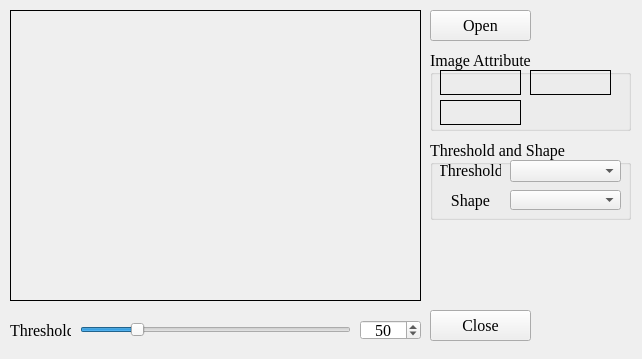
<?xml version="1.0" encoding="UTF-8"?>
<ui version="4.0">
 <class>VCOpenCV</class>
 <widget class="QMainWindow" name="VCOpenCV">
  <property name="geometry">
   <rect>
    <x>0</x>
    <y>0</y>
    <width>642</width>
    <height>359</height>
   </rect>
  </property>
  <property name="font">
   <font>
    <family>Times New Roman</family>
    <pointsize>12</pointsize>
   </font>
  </property>
  <property name="windowTitle">
   <string>VCOpenCV</string>
  </property>
  <widget class="QWidget" name="centralwidget">
   <widget class="QPushButton" name="btn_open_file">
    <property name="geometry">
     <rect>
      <x>430</x>
      <y>10</y>
      <width>101</width>
      <height>31</height>
     </rect>
    </property>
    <property name="text">
     <string>Open</string>
    </property>
   </widget>
   <widget class="QPushButton" name="btn_close">
    <property name="geometry">
     <rect>
      <x>430</x>
      <y>310</y>
      <width>101</width>
      <height>31</height>
     </rect>
    </property>
    <property name="text">
     <string>Close</string>
    </property>
   </widget>
   <widget class="QLabel" name="label">
    <property name="geometry">
     <rect>
      <x>10</x>
      <y>10</y>
      <width>411</width>
      <height>291</height>
     </rect>
    </property>
    <property name="frameShape">
     <enum>QFrame::Shape::Box</enum>
    </property>
    <property name="text">
     <string/>
    </property>
    <property name="alignment">
     <set>Qt::AlignmentFlag::AlignCenter</set>
    </property>
   </widget>
   <widget class="QGroupBox" name="groupBox">
    <property name="geometry">
     <rect>
      <x>430</x>
      <y>50</y>
      <width>201</width>
      <height>81</height>
     </rect>
    </property>
    <property name="title">
     <string>Image Attribute</string>
    </property>
    <widget class="QLabel" name="label_name">
     <property name="geometry">
      <rect>
       <x>10</x>
       <y>20</y>
       <width>81</width>
       <height>25</height>
      </rect>
     </property>
     <property name="frameShape">
      <enum>QFrame::Shape::Box</enum>
     </property>
     <property name="text">
      <string/>
     </property>
     <property name="alignment">
      <set>Qt::AlignmentFlag::AlignCenter</set>
     </property>
    </widget>
    <widget class="QLabel" name="label_high">
     <property name="geometry">
      <rect>
       <x>100</x>
       <y>20</y>
       <width>81</width>
       <height>25</height>
      </rect>
     </property>
     <property name="frameShape">
      <enum>QFrame::Shape::Box</enum>
     </property>
     <property name="text">
      <string/>
     </property>
     <property name="alignment">
      <set>Qt::AlignmentFlag::AlignCenter</set>
     </property>
    </widget>
    <widget class="QLabel" name="label_width">
     <property name="geometry">
      <rect>
       <x>10</x>
       <y>50</y>
       <width>81</width>
       <height>25</height>
      </rect>
     </property>
     <property name="frameShape">
      <enum>QFrame::Shape::Box</enum>
     </property>
     <property name="text">
      <string/>
     </property>
     <property name="alignment">
      <set>Qt::AlignmentFlag::AlignCenter</set>
     </property>
    </widget>
   </widget>
   <widget class="QSlider" name="horizontalSlider">
    <property name="geometry">
     <rect>
      <x>80</x>
      <y>320</y>
      <width>271</width>
      <height>20</height>
     </rect>
    </property>
    <property name="maximum">
     <number>255</number>
    </property>
    <property name="value">
     <number>50</number>
    </property>
    <property name="orientation">
     <enum>Qt::Orientation::Horizontal</enum>
    </property>
   </widget>
   <widget class="QSpinBox" name="spinBox">
    <property name="geometry">
     <rect>
      <x>360</x>
      <y>320</y>
      <width>61</width>
      <height>20</height>
     </rect>
    </property>
    <property name="alignment">
     <set>Qt::AlignmentFlag::AlignCenter</set>
    </property>
    <property name="maximum">
     <number>255</number>
    </property>
    <property name="value">
     <number>50</number>
    </property>
   </widget>
   <widget class="QLabel" name="label_2">
    <property name="geometry">
     <rect>
      <x>10</x>
      <y>320</y>
      <width>61</width>
      <height>20</height>
     </rect>
    </property>
    <property name="text">
     <string>Threshold</string>
    </property>
   </widget>
   <widget class="QGroupBox" name="groupBox_2">
    <property name="geometry">
     <rect>
      <x>430</x>
      <y>140</y>
      <width>201</width>
      <height>80</height>
     </rect>
    </property>
    <property name="title">
     <string>Threshold and Shape</string>
    </property>
    <widget class="QComboBox" name="comboBox_threshold_type">
     <property name="geometry">
      <rect>
       <x>80</x>
       <y>20</y>
       <width>111</width>
       <height>22</height>
      </rect>
     </property>
    </widget>
    <widget class="QComboBox" name="comboBox_shape">
     <property name="geometry">
      <rect>
       <x>80</x>
       <y>50</y>
       <width>111</width>
       <height>20</height>
      </rect>
     </property>
    </widget>
    <widget class="QLabel" name="label_3">
     <property name="geometry">
      <rect>
       <x>10</x>
       <y>20</y>
       <width>61</width>
       <height>20</height>
      </rect>
     </property>
     <property name="text">
      <string>Threshold</string>
     </property>
     <property name="alignment">
      <set>Qt::AlignmentFlag::AlignCenter</set>
     </property>
    </widget>
    <widget class="QLabel" name="label_4">
     <property name="geometry">
      <rect>
       <x>10</x>
       <y>50</y>
       <width>61</width>
       <height>20</height>
      </rect>
     </property>
     <property name="text">
      <string>Shape</string>
     </property>
     <property name="alignment">
      <set>Qt::AlignmentFlag::AlignCenter</set>
     </property>
    </widget>
   </widget>
  </widget>
 </widget>
 <resources/>
 <connections/>
</ui>
